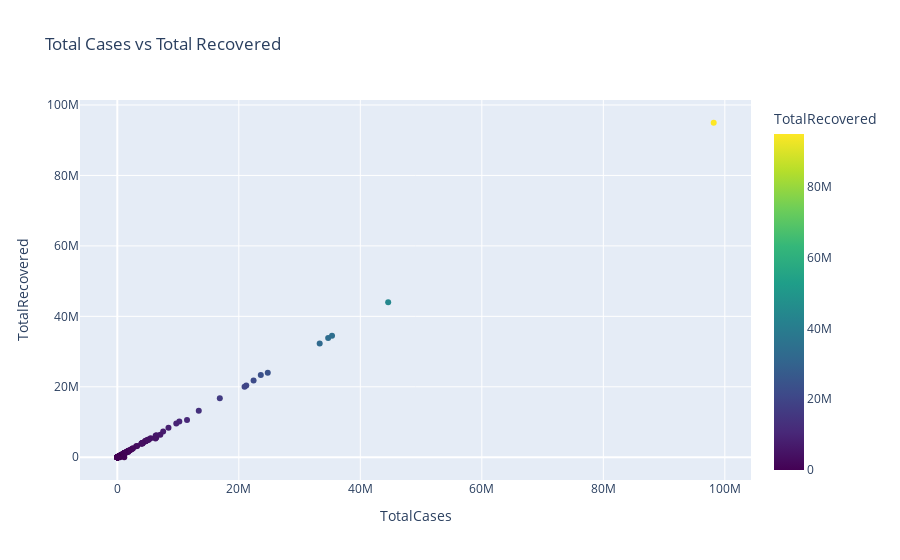

Source (notebook cell):
### Code cell
# Plot Total Cases vs Total Recovered
fig = px.scatter(df, x='TotalCases', y='TotalRecovered', title="Total Cases vs Total Recovered", color_continuous_scale='Viridis', color='TotalRecovered')
fig.show()

### Figure 1 — Plotly figure (JSON) as saved in the notebook; plotly's stock layout.template omitted (floating-point values rounded to 4 significant figures; data arrays with more than 128 entries replaced by an {"elided": "..."} marker saying what was removed)
{"data": [{"hovertemplate": "TotalCases=%{x}<br>TotalRecovered=%{marker.color}<extra></extra>", "legendgroup": "", "marker": {"color": {"elided": "230 int values"}, "coloraxis": "coloraxis", "symbol": "circle"}, "mode": "markers", "name": "", "orientation": "v", "showlegend": false, "type": "scatter", "x": {"elided": "230 int values"}, "xaxis": "x", "y": {"elided": "230 int values"}, "yaxis": "y"}], "layout": {"coloraxis": {"colorbar": {"title": {"text": "TotalRecovered"}}, "colorscale": [[0, "#440154"], [0.1111, "#482878"], [0.2222, "#3e4989"], [0.3333, "#31688e"], [0.4444, "#26828e"], [0.5556, "#1f9e89"], [0.6667, "#35b779"], [0.7778, "#6ece58"], [0.8889, "#b5de2b"], [1, "#fde725"]]}, "legend": {"tracegroupgap": 0}, "title": {"text": "Total Cases vs Total Recovered"}, "xaxis": {"anchor": "y", "domain": [0, 1], "title": {"text": "TotalCases"}}, "yaxis": {"anchor": "x", "domain": [0, 1], "title": {"text": "TotalRecovered"}}}}
